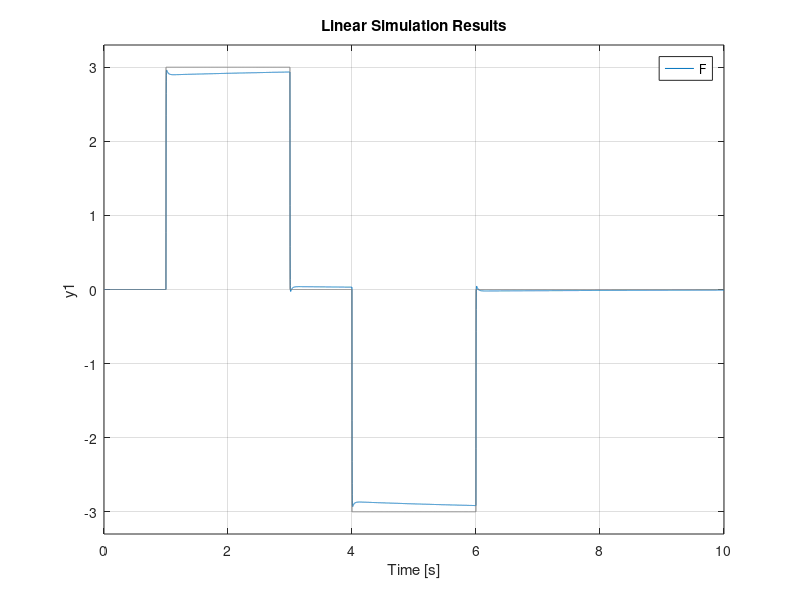

Write MATLAB code to recreate this figure.
clear
close all
clc

Kp = 40; % HOW TO CONVERT THIS TO GAINS FOR ACTUAL CONTROLLER?
Ki = 10;
Kd = 1;

zeta = 0.7;
w_n = 30;
G = tf(624, [1, 2*zeta*w_n, w_n^2]);

C = pid(Kp, Ki, Kd);

L = G*C;

F = feedback(L, 1);

t = 0:0.001:10;
u = [zeros(1, 1000), 3*ones(1, 2000), zeros(1, 1000), -3*ones(1,2000), zeros(1,4001)];

step(F, t)
lsim(F, u, t);
